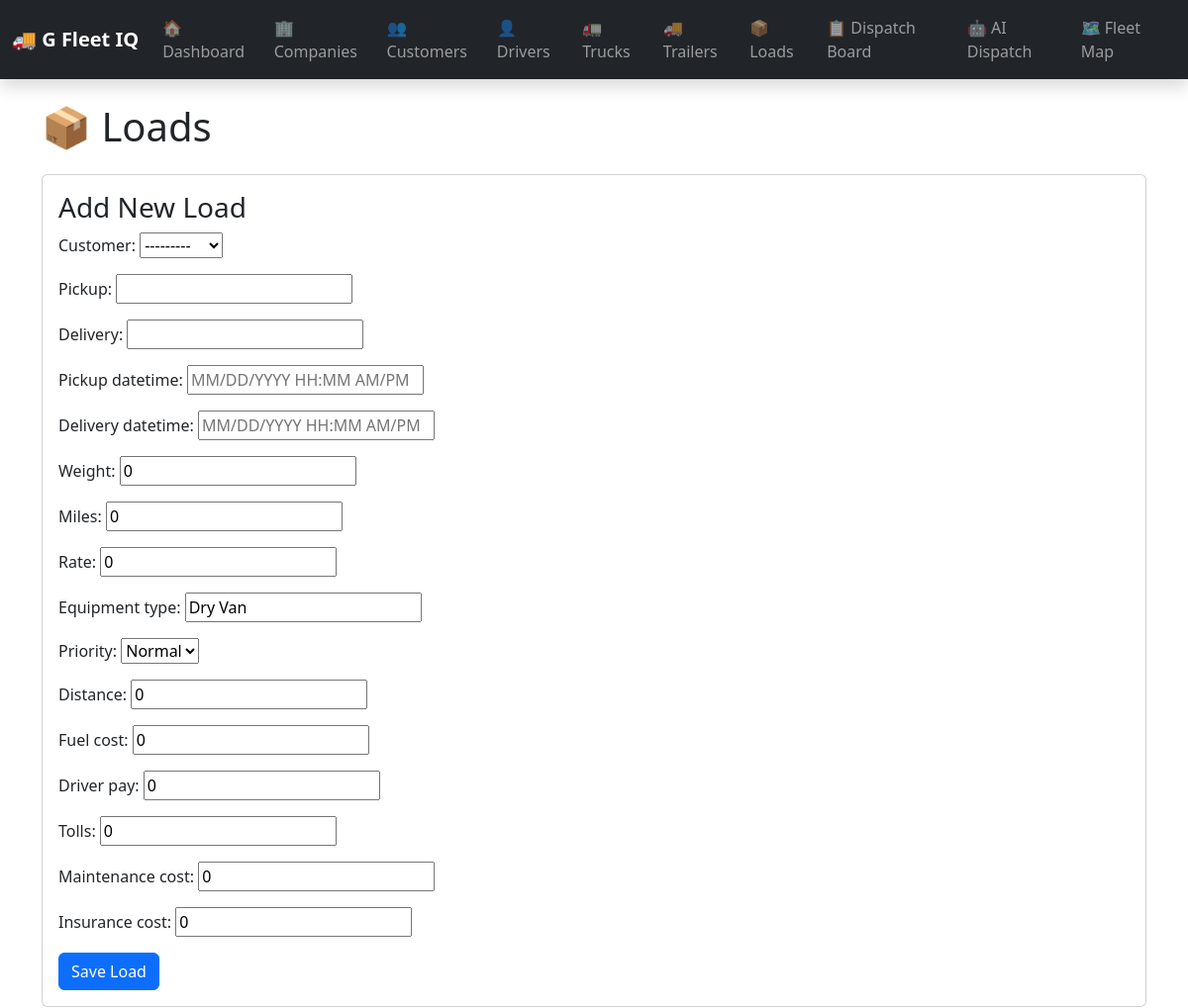
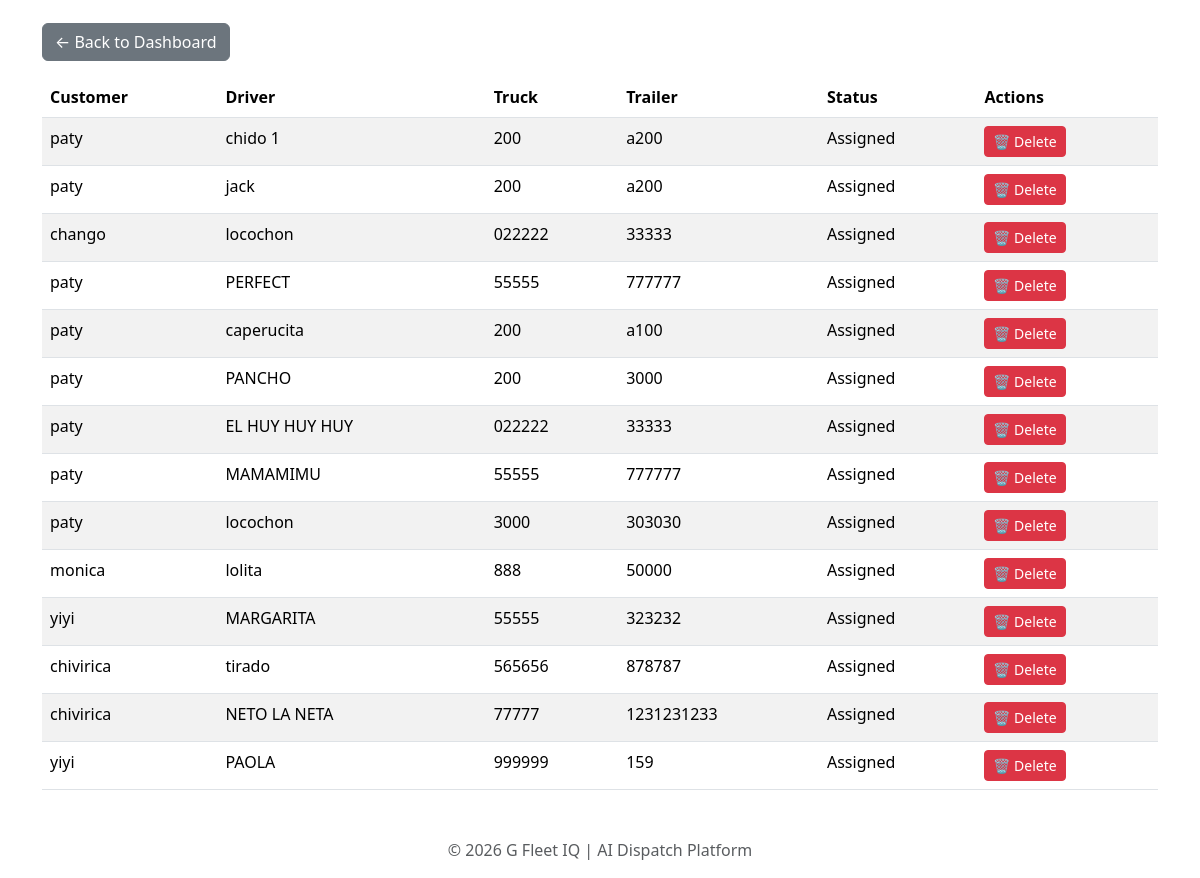
Screenshot of /loads/ with the database file from the repository (2 pictures, top to bottom).
### fleet/models.py (models this page shows, shortened)
class Load(models.Model):
    PRIORITY_CHOICES=[("Low","Low"),("Normal","Normal"),("High","High"),("Critical","Critical")]
    customer=models.ForeignKey(Customer,on_delete=models.CASCADE,related_name="loads")
    pickup=models.CharField(max_length=200)
    delivery=models.CharField(max_length=200)
    pickup_latitude = models.FloatField(
    null=True,
    blank=True,
)
    pickup_longitude = models.FloatField(
    null=True,
    blank=True,
)
    delivery_latitude = models.FloatField(
    null=True,
    blank=True,
)
    delivery_longitude = models.FloatField(
    null=True,
    blank=True,
)
    pickup_datetime=models.DateTimeField(null=True,blank=True)
    delivery_datetime=models.DateTimeField(null=True,blank=True)
    equipment_type=models.CharField(max_length=50,default="Dry Van")
    priority=models.CharField(max_length=20,choices=PRIORITY_CHOICES,default="Normal")
    weight=models.IntegerField(default=0)
    miles=models.IntegerField(default=0)
    distance=models.IntegerField(default=0)
    rate=models.DecimalField(max_digits=10,decimal_places=2,default=0)
    fuel_cost=models.DecimalField(max_digits=10,decimal_places=2,default=0)
    driver_pay=models.DecimalField(max_digits=10,decimal_places=2,default=0)
    tolls=models.DecimalField(max_digits=10,decimal_places=2,default=0)
    maintenance_cost=models.DecimalField(max_digits=10,decimal_places=2,default=0)
    insurance_cost=models.DecimalField(max_digits=10,decimal_places=2,default=0)
    profit=models.DecimalField(max_digits=10,decimal_places=2,default=0)
    profit_per_mile=models.DecimalField(max_digits=10,decimal_places=2,default=0)
    status=models.CharField(max_length=50,default="Available")
    driver=models.ForeignKey(Driver,on_delete=models.SET_NULL,null=True,blank=True)
    truck=models.ForeignKey(Truck,on_delete=models.SET_NULL,null=True,blank=True)
    trailer=models.ForeignKey(Trailer,on_delete=models.SET_NULL,null=True,blank=True)
    company=models.ForeignKey(Company,on_delete=models.CASCADE,related_name="loads",null=True,blank=True)

class Customer(models.Model):
    name=models.CharField(max_length=100)
    location=models.CharField(max_length=200)
    company=models.ForeignKey(Company,on_delete=models.CASCADE,related_name="customers",null=True,blank=True)
    def __str__(self):
        return self.name

class Driver(models.Model):
    STATUS_CHOICES=[("Available","Available"),("Driving","Driving"),("Off Duty","Off Duty"),("On Break","On Break")]
    name=models.CharField(max_length=100)
    location=models.CharField(max_length=200,blank=True,default="")
    latitude = models.FloatField(
    default=39.7684
)
    longitude = models.FloatField(
    default=-86.1581
)
    available=models.BooleanField(default=True)
    status=models.CharField(max_length=20,choices=STATUS_CHOICES,default="Available")
    truck_capacity=models.IntegerField(default=53000)
    hours_remaining=models.IntegerField(default=11)
    phone=models.CharField(max_length=20,blank=True,default="")
    ai_score=models.IntegerField(default=0)
    miles_today=models.IntegerField(default=0)
    loads_completed=models.IntegerField(default=0)
    fuel_efficiency=models.FloatField(default=7.0)
    shift_start=models.TimeField(null=True,blank=True)
    shift_end=models.TimeField(null=True,blank=True)
    home_terminal=models.CharField(max_length=100,blank=True,default="")
    truck=models.ForeignKey(Truck,on_delete=models.SET_NULL,null=True,blank=True)
    company=models.ForeignKey(Company,on_delete=models.CASCADE,related_name="drivers",null=True,blank=True)
    def __str__(self):
        return self.name

class Truck(models.Model):
    unit_number = models.CharField(max_length=50)
    capacity = models.IntegerField(default=40000)
    active = models.BooleanField(default=True)
    latitude = models.FloatField(default=39.7684)
    longitude = models.FloatField(default=-86.1581)
    company = models.ForeignKey(Company,on_delete=models.CASCADE,related_name="trucks",null=True,blank=True)
    def __str__(self):
        return self.unit_number

class Trailer(models.Model):
    STATUS_CHOICES=[("Empty","Empty"),("Loaded","Loaded"),("Maintenance","Maintenance"),("Out of Service","Out of Service")]
    trailer_number=models.CharField(max_length=50,unique=True)
    status=models.CharField(max_length=20,choices=STATUS_CHOICES,default="Empty")
    location=models.CharField(max_length=200,blank=True,default="")
    capacity=models.IntegerField(default=53000)
    available=models.BooleanField(default=True)
    utilization=models.FloatField(default=0)
    last_inspection=models.DateField(null=True,blank=True)
    company=models.ForeignKey(Company,on_delete=models.CASCADE,related_name="trailers",null=True,blank=True)
    def __str__(self):
        return self.trailer_number

### dashboard/views.py (the view)
# urls.py: path("loads/", views.loads, name="loads"),
def loads(request):
    if request.method == "POST":
        form = LoadForm(request.POST)
        if form.is_valid():
            load = form.save(commit=False)
            pickup_result = geocode_address(load.pickup)
            delivery_result = geocode_address(load.delivery)
            if pickup_result:
                load.pickup_latitude = pickup_result["latitude"]
                load.pickup_longitude = pickup_result["longitude"]
            if delivery_result:
                load.delivery_latitude = delivery_result["latitude"]
                load.delivery_longitude = delivery_result["longitude"]
            load.save()
            return redirect("loads")
    else:
        form = LoadForm()
    return render(
        request,
        "dashboard/loads.html",
        {
            "loads": Load.objects.all(),
            "form": form,
        },
    )

### dashboard/forms.py
class LoadForm(forms.ModelForm):
    pickup_datetime = forms.DateTimeField(
        input_formats=[
            "%m/%d/%Y %I:%M %p"
        ],
        widget=forms.TextInput(
            attrs={
                "placeholder": "MM/DD/YYYY HH:MM AM/PM",
            }
        ),
    )
    delivery_datetime = forms.DateTimeField(
        input_formats=[
            "%m/%d/%Y %I:%M %p"
        ],
        widget=forms.TextInput(
            attrs={
                "placeholder": "MM/DD/YYYY HH:MM AM/PM",
            }
        ),
    )
    class Meta:
        model = Load
        fields = [
            "customer",
            "pickup",
            "delivery",
            "pickup_datetime",
            "delivery_datetime",
            "weight",
            "miles",
            "rate",
            "equipment_type",
            "priority",
            "distance",
            "fuel_cost",
            "driver_pay",
            "tolls",
            "maintenance_cost",
            "insurance_cost",
        ]

### dashboard/templates/dashboard/loads.html (shortened to what this page needs)
{% extends "dashboard/base.html" %}
{% block content %}
<h1 class="mb-4">📦 Loads</h1>
<div class="card mb-4">
    <div class="card-body">
        <h3>Add New Load</h3>
        <form method="POST">
            {{ form.as_p }}
            <button type="submit" class="btn btn-primary">
                Save Load
            </button>
        </form>
    </div>
</div>
<a href="/" class="btn btn-secondary mb-3">
    ← Back to Dashboard
</a>
<table class="table table-striped">
    <thead>
        <tr>
            <th>Customer</th>
            <th>Driver</th>
            <th>Truck</th>
            <th>Trailer</th>
            <th>Status</th>
            <th>Actions</th>
        </tr>
    </thead>
    <tbody>
    {% for load in loads %}
    <tr>
        <td>{{ load.customer }}</td>
        <td>{{ load.driver }}</td>
        <td>{{ load.truck }}</td>
        <td>{{ load.trailer }}</td>
        <td>{{ load.status }}</td>
        <td>
            <a href="{% url 'delete_load' load.id %}"
               class="btn btn-danger btn-sm">
                🗑️ Delete
            </a>
        </td>
    </tr>
    {% empty %}
    <tr>
        <td colspan="6" class="text-center">
            No loads found.
        </td>
    </tr>
    {% endfor %}
    </tbody>
</table>
{% endblock %}

### rows the page displays
Load: customer "paty", driver "chido 1", truck "200", trailer "a200", status "Assigned"
Load: customer "paty", driver "jack", truck "200", trailer "a200", status "Assigned"
Load: customer "chango", driver "locochon", truck "022222", trailer "33333", status "Assigned"
Load: customer "paty", driver "PERFECT", truck "55555", trailer "777777", status "Assigned"
Load: customer "paty", driver "caperucita", truck "200", trailer "a100", status "Assigned"
Load: customer "paty", driver "PANCHO", truck "200", trailer "3000", status "Assigned"
Load: customer "paty", driver "EL HUY HUY HUY", truck "022222", trailer "33333", status "Assigned"
Load: customer "paty", driver "MAMAMIMU", truck "55555", trailer "777777", status "Assigned"
Load: customer "paty", driver "locochon", truck "3000", trailer "303030", status "Assigned"
Load: customer "monica", driver "lolita", truck "888", trailer "50000", status "Assigned"
Load: customer "yiyi", driver "MARGARITA", truck "55555", trailer "323232", status "Assigned"
Load: customer "chivirica", driver "tirado", truck "565656", trailer "878787", status "Assigned"
Load: customer "chivirica", driver "NETO LA NETA", truck "77777", trailer "1231231233", status "Assigned"
Load: customer "yiyi", driver "PAOLA", truck "999999", trailer "159", status "Assigned"
